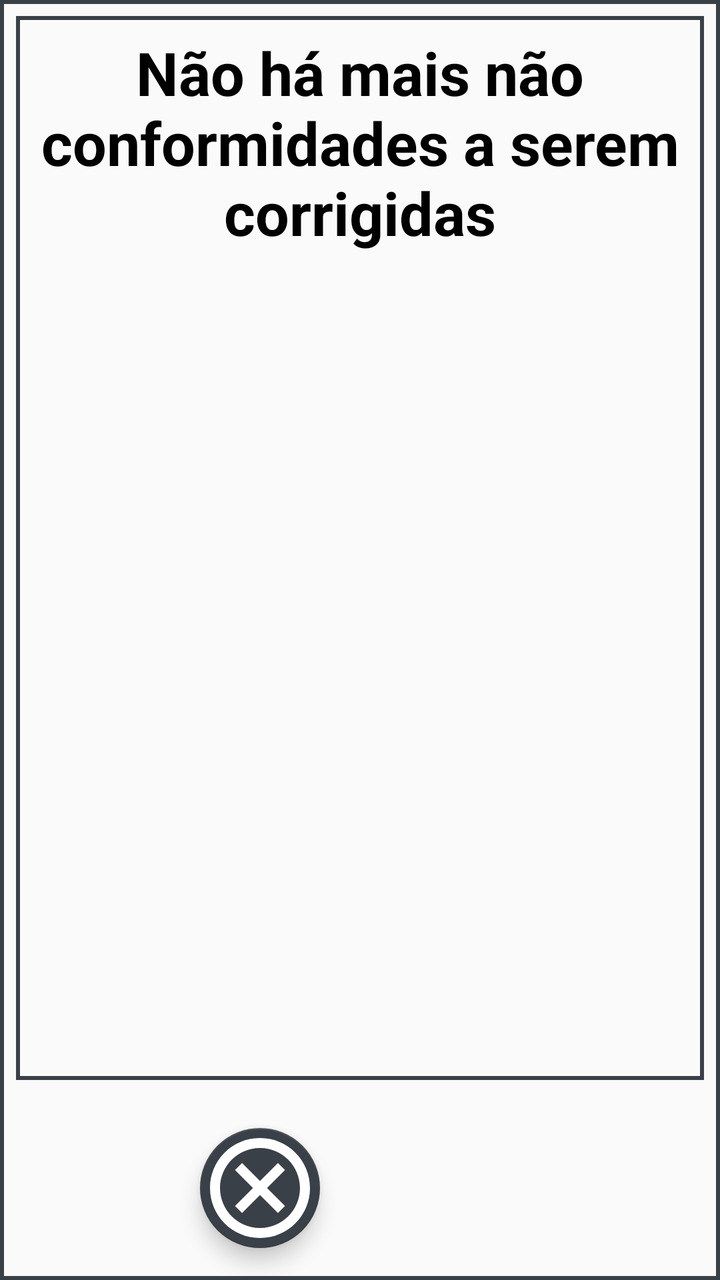
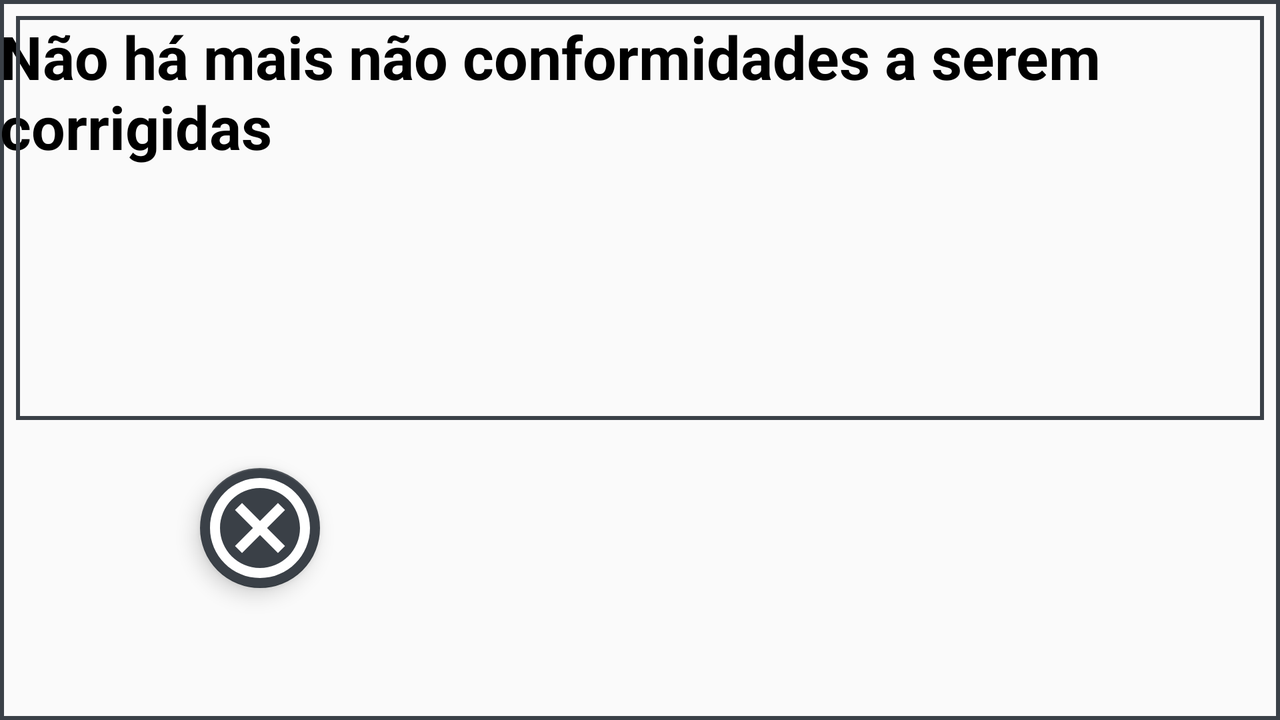

Compare how this app lays out the same screen by default and in its alternative resource folder. The renders come first, then the two layout files and the values they reference.
<!-- AndroidManifest.xml: application theme AppTheme -->
<!-- res/layout/dialogo_qualidade_correcao_ponto.xml -->
<?xml version="1.0" encoding="utf-8"?>
<androidx.constraintlayout.widget.ConstraintLayout xmlns:android="http://schemas.android.com/apk/res/android"
    xmlns:app="http://schemas.android.com/apk/res-auto"
    xmlns:tools="http://schemas.android.com/tools"
    android:layout_width="match_parent"
    android:layout_height="match_parent"
    android:background="@drawable/borda_separa_fragmento"
    android:minWidth="550dp"
    android:minHeight="800dp">

    <TextView
        android:id="@+id/dialogo_correcao_nao_ha_nc"
        android:layout_width="wrap_content"
        android:layout_height="wrap_content"
        android:layout_marginStart="8dp"
        android:layout_marginTop="16dp"
        android:layout_marginEnd="8dp"
        android:text="Não há mais não conformidades a serem corrigidas"
        android:textAlignment="center"
        android:textColor="@color/primaryTextColor"
        android:textSize="30sp"
        android:textStyle="bold"
        app:layout_constraintEnd_toEndOf="parent"
        app:layout_constraintStart_toStartOf="parent"
        app:layout_constraintTop_toTopOf="parent" />

    <com.google.android.material.floatingactionbutton.FloatingActionButton
        android:id="@+id/dialogo_correcao_cancelar"
        android:layout_width="60dp"
        android:layout_height="60dp"
        android:layout_marginStart="100dp"
        android:layout_marginTop="24dp"
        android:adjustViewBounds="false"
        android:backgroundTintMode="src_in"
        android:scaleType="fitXY"
        android:src="@drawable/botao_cancelar_registros"
        app:backgroundTint="@color/secondaryDarkColor"
        app:fabCustomSize="60dp"
        app:layout_constraintStart_toStartOf="parent"
        app:layout_constraintTop_toBottomOf="@+id/lista_correcao_ponto"
        app:maxImageSize="60dp" />

    <com.google.android.material.floatingactionbutton.FloatingActionButton
        android:id="@+id/dialogo_correcao_salvar"
        android:layout_width="60dp"
        android:layout_height="60dp"
        android:layout_marginEnd="100dp"
        android:adjustViewBounds="false"
        android:backgroundTint="@color/primaryLightColor"
        android:backgroundTintMode="src_in"
        android:scaleType="fitXY"
        android:src="@drawable/botao_finalizar_registro"
        android:visibility="gone"
        app:backgroundTint="@color/primaryLightColor"
        app:fabCustomSize="60dp"
        app:fabSize="normal"
        app:layout_constraintBottom_toBottomOf="parent"
        app:layout_constraintEnd_toEndOf="parent"
        app:layout_constraintTop_toBottomOf="@+id/lista_correcao_ponto"
        app:maxImageSize="60dp" />

    <androidx.recyclerview.widget.RecyclerView
        android:id="@+id/lista_correcao_ponto"
        android:layout_width="0dp"
        android:layout_height="0dp"
        android:layout_marginStart="8dp"
        android:layout_marginTop="8dp"
        android:layout_marginEnd="8dp"
        android:layout_marginBottom="100dp"
        android:background="@drawable/borda_separa_fragmento"
        app:layout_constraintBottom_toBottomOf="parent"
        app:layout_constraintEnd_toEndOf="parent"
        app:layout_constraintStart_toStartOf="parent"
        app:layout_constraintTop_toTopOf="parent" />
</androidx.constraintlayout.widget.ConstraintLayout>
<!-- resources referenced by this layout -->
<resources>
  <color name="primaryLightColor">#ff9f75</color>
  <color name="primaryTextColor">#000000</color>
  <color name="secondaryDarkColor">#3a4047</color>
  <!-- drawable borda_separa_fragmento (drawable) -->
  <?xml version="1.0" encoding="UTF-8"?>
  <shape xmlns:android="http://schemas.android.com/apk/res/android">
      <stroke android:width="2dp" android:color="@color/secondaryDarkColor" />
      <padding android:left="0dip" android:top="0dip" android:right="0dip" android:bottom="0dip" />
  </shape>
  <!-- drawable botao_cancelar_registros (drawable) -->
  <vector android:height="45dp" android:tint="#FFFFFF"
      android:viewportHeight="24" android:viewportWidth="24"
      android:width="45dp" xmlns:android="http://schemas.android.com/apk/res/android">
      <path android:fillColor="@android:color/white" android:pathData="M12,2C6.47,2 2,6.47 2,12s4.47,10 10,10 10,-4.47 10,-10S17.53,2 12,2zM12,20c-4.41,0 -8,-3.59 -8,-8s3.59,-8 8,-8 8,3.59 8,8 -3.59,8 -8,8zM15.59,7L12,10.59 8.41,7 7,8.41 10.59,12 7,15.59 8.41,17 12,13.41 15.59,17 17,15.59 13.41,12 17,8.41z"/>
  </vector>
  <!-- drawable botao_finalizar_registro (drawable) -->
  <vector android:height="45dp" android:tint="#FFFFFF"
      android:viewportHeight="24" android:viewportWidth="24"
      android:width="45dp" xmlns:android="http://schemas.android.com/apk/res/android">
      <path android:fillColor="@android:color/white" android:pathData="M16.59,7.58L10,14.17l-3.59,-3.58L5,12l5,5 8,-8zM12,2C6.48,2 2,6.48 2,12s4.48,10 10,10 10,-4.48 10,-10S17.52,2 12,2zM12,20c-4.42,0 -8,-3.58 -8,-8s3.58,-8 8,-8 8,3.58 8,8 -3.58,8 -8,8z"/>
  </vector>
  <!-- from res/values-v21/ -->
  <style name="AppTheme" parent="Theme.AppCompat.Light.NoActionBar">
          
          <item name="colorPrimary">@color/colorPrimary</item>
          <item name="colorPrimaryDark">@color/colorPrimaryDark</item>
          <item name="colorAccent">@color/colorAccent</item>
      </style>
  <color name="colorAccent">#d81b60</color>
</resources>
<!-- res/layout-land/dialogo_qualidade_correcao_ponto.xml (the repository's variant of the layout above) -->
<!-- drawn on the phone turned sideways -->
<?xml version="1.0" encoding="utf-8"?>
<androidx.constraintlayout.widget.ConstraintLayout xmlns:android="http://schemas.android.com/apk/res/android"
    xmlns:app="http://schemas.android.com/apk/res-auto"
    xmlns:tools="http://schemas.android.com/tools"
    android:layout_width="match_parent"
    android:layout_height="match_parent"
    android:background="@drawable/borda_separa_fragmento"
    android:minWidth="800dp"
    android:minHeight="550dp">

    <TextView
        android:id="@+id/dialogo_correcao_nao_ha_nc"
        android:layout_width="wrap_content"
        android:layout_height="wrap_content"
        android:layout_marginStart="16dp"
        android:layout_marginTop="8dp"
        android:layout_marginEnd="16dp"
        android:text="Não há mais não conformidades a serem corrigidas"
        android:textColor="@color/primaryTextColor"
        android:textSize="30sp"
        android:textStyle="bold"
        app:layout_constraintEnd_toEndOf="parent"
        app:layout_constraintStart_toStartOf="parent"
        app:layout_constraintTop_toTopOf="parent" />

    <com.google.android.material.floatingactionbutton.FloatingActionButton
        android:id="@+id/dialogo_correcao_salvar"
        android:layout_width="60dp"
        android:layout_height="60dp"
        android:layout_marginTop="24dp"
        android:layout_marginEnd="100dp"
        android:adjustViewBounds="false"
        android:backgroundTint="@color/primaryLightColor"
        android:backgroundTintMode="src_in"
        android:scaleType="fitXY"
        android:src="@drawable/botao_finalizar_registro"
        android:visibility="gone"
        app:backgroundTint="@color/primaryLightColor"
        app:fabCustomSize="60dp"
        app:fabSize="normal"
        app:layout_constraintEnd_toEndOf="parent"
        app:layout_constraintTop_toBottomOf="@+id/lista_correcao_ponto"
        app:maxImageSize="60dp" />

    <androidx.recyclerview.widget.RecyclerView
        android:id="@+id/lista_correcao_ponto"
        android:layout_width="0dp"
        android:layout_height="0dp"
        android:layout_marginStart="8dp"
        android:layout_marginTop="8dp"
        android:layout_marginEnd="8dp"
        android:layout_marginBottom="150dp"
        android:background="@drawable/borda_separa_fragmento"
        app:layout_constraintBottom_toBottomOf="parent"
        app:layout_constraintEnd_toEndOf="parent"
        app:layout_constraintHorizontal_bias="1.0"
        app:layout_constraintStart_toStartOf="parent"
        app:layout_constraintTop_toTopOf="parent"
        app:layout_constraintVertical_bias="0.0" />

    <com.google.android.material.floatingactionbutton.FloatingActionButton
        android:id="@+id/dialogo_correcao_cancelar"
        android:layout_width="60dp"
        android:layout_height="60dp"
        android:layout_marginStart="100dp"
        android:layout_marginTop="24dp"
        android:adjustViewBounds="false"
        android:backgroundTintMode="src_in"
        android:scaleType="fitXY"
        android:src="@drawable/botao_cancelar_registros"
        app:backgroundTint="@color/secondaryDarkColor"
        app:fabCustomSize="60dp"
        app:layout_constraintStart_toStartOf="parent"
        app:layout_constraintTop_toBottomOf="@+id/lista_correcao_ponto"
        app:maxImageSize="60dp" />
</androidx.constraintlayout.widget.ConstraintLayout>
